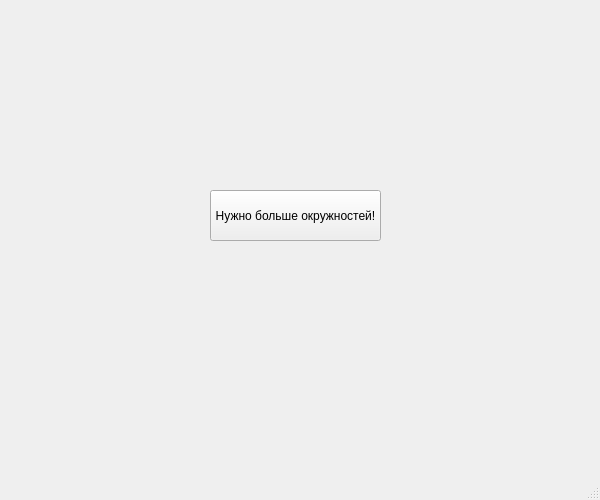
<?xml version="1.0" encoding="UTF-8"?>
<ui version="4.0">
 <class>MainWindow</class>
 <widget class="QMainWindow" name="MainWindow">
  <property name="geometry">
   <rect>
    <x>0</x>
    <y>0</y>
    <width>600</width>
    <height>500</height>
   </rect>
  </property>
  <property name="windowTitle">
   <string>MainWindow</string>
  </property>
  <widget class="QWidget" name="centralwidget">
   <widget class="QPushButton" name="pushButton">
    <property name="geometry">
     <rect>
      <x>210</x>
      <y>190</y>
      <width>171</width>
      <height>51</height>
     </rect>
    </property>
    <property name="text">
     <string>Нужно больше окружностей!</string>
    </property>
   </widget>
  </widget>
  <widget class="QMenuBar" name="menubar">
   <property name="geometry">
    <rect>
     <x>0</x>
     <y>0</y>
     <width>600</width>
     <height>21</height>
    </rect>
   </property>
  </widget>
  <widget class="QStatusBar" name="statusbar"/>
 </widget>
 <resources/>
 <connections/>
</ui>
